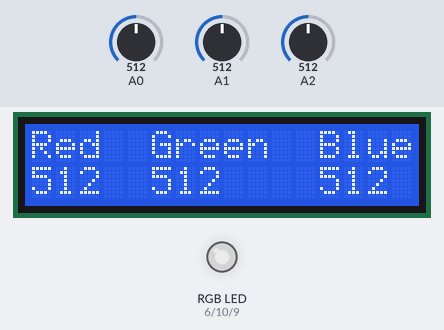
Recording of a sketch running on a simulated Arduino Uno, built with avr-gcc and run on an emulated ATmega328P. Shown: 16×2 character LCD, an RGB LED mixed from three pins (HIGH = lit). The test bench sets the inputs (shaded band); at power-on: A0 = 512, A1 = 512, A2 = 512. Dim RGB values are drawn brighter than linear; what the sketch prints to the serial monitor is not drawn.

Above: at 1.2 s.
1.3 s: A0 set to 109
At 2.1 s:
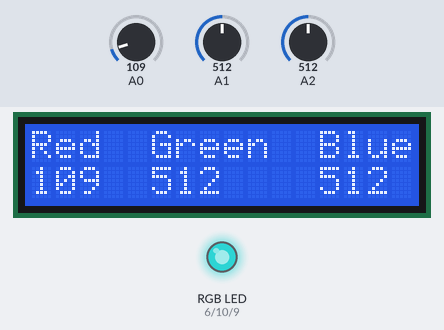
2.8 s: A0 set to 91
At 3.7 s:
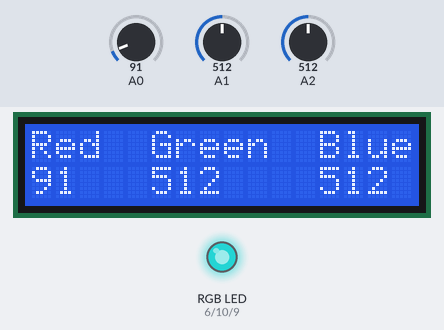
4.4 s: A1 set to 716
At 5.3 s:
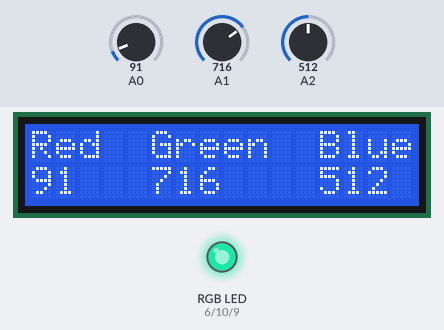
5.9 s: A2 set to 716
At 6.6 s:
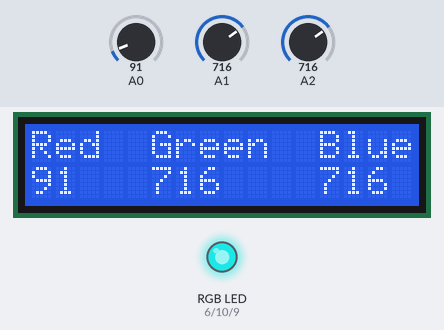
7.4 s: A1 set to 900
At 7.9 s:
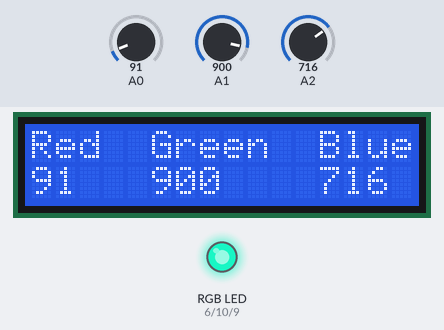
8.9 s: A2 set to 900
At 9.5 s:
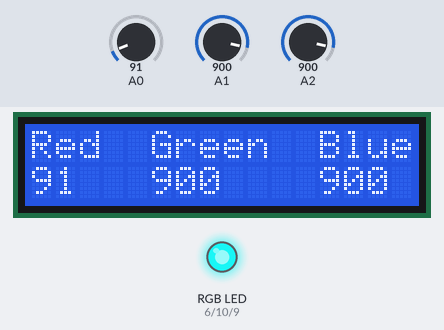
Timing chart, 0 to 11.5 s (numbered marks = the images above; inputs shaded):
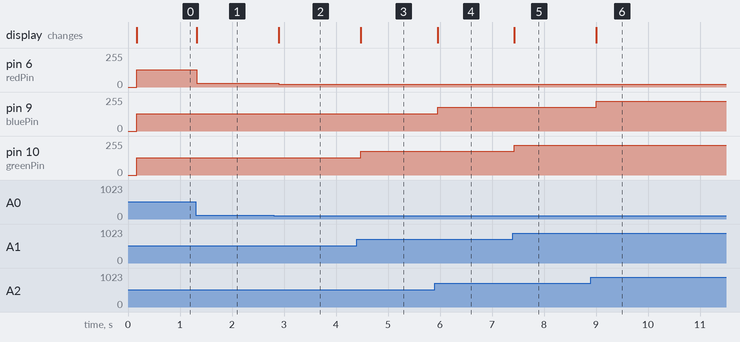

Measured:
- after the input at 1.3 s, pin 6 (redPin): 128/255 → 27/255 at once; the display: changes at once (image 1)
- after the input at 2.8 s, pin 6 (redPin): 27/255 → 22/255 after 0.10 s; the display: changes after 0.10 s (image 2)
- after the input at 4.4 s, pin 10 (greenPin): 128/255 → 179/255 after 0.08 s; the display: changes after 0.08 s (image 3)
- after the input at 5.9 s, pin 9 (bluePin): 128/255 → 179/255 after 0.05 s; the display: changes after 0.05 s (image 4)
- after the input at 7.4 s, pin 10 (greenPin): 179/255 → 225/255 at once; the display: changes at once (image 5)
- after the input at 8.9 s, pin 9 (bluePin): 179/255 → 225/255 after 0.10 s; the display: changes after 0.10 s (image 6)

The sketch:

rgb_pots_lcd.ino
```cpp
// include the library code:
#include <LiquidCrystal.h>

// initialize the library with the numbers of the interface pins
LiquidCrystal lcd(12, 11, 5, 4, 3, 2);

//Set pins for rgb LED
const int redPin = 6;
const int bluePin = 9;
const int greenPin = 10;

long timer = 0;


void setup() {
  //Set up serial communication
  Serial.begin(9600);

  //Set up pins
  pinMode(redPin, OUTPUT);
  pinMode(bluePin, OUTPUT);
  pinMode(greenPin, OUTPUT);

  // set up the LCD's number of columns and rows:
  lcd.begin(16, 2);
  // Print a message to the LCD.
  lcd.print("Red  Green  Blue");


  timer = millis();

}

void loop() {
  //Screen fix?
  //lcd.clear()

  if (millis() - timer > 100) {

    //Check pot values
    int redPotVal = analogRead(A0);
    int greenPotVal = analogRead(A1);
    int bluePotVal = analogRead(A2);


    //Print values serially to confuser
    Serial.print("Red Pot Value: ");
    Serial.print(redPotVal);

    Serial.print(" Green Pot Value: ");
    Serial.println(greenPotVal);

    Serial.print(" Blue Pot Value: ");
    Serial.print(bluePotVal);

    //Write to screen
    lcd.setCursor(0, 1);
    lcd.print(redPotVal); lcd.print("    ");
    lcd.setCursor(5, 1);
    lcd.print(greenPotVal); lcd.print("    ");
    lcd.setCursor(12, 1);
    lcd.print(bluePotVal); lcd.print("    ");


    //Write to the LED
    analogWrite(redPin, redPotVal / 4);
    analogWrite(greenPin, greenPotVal / 4);
    analogWrite(bluePin, bluePotVal / 4);


    timer = millis();
  }

}
```
